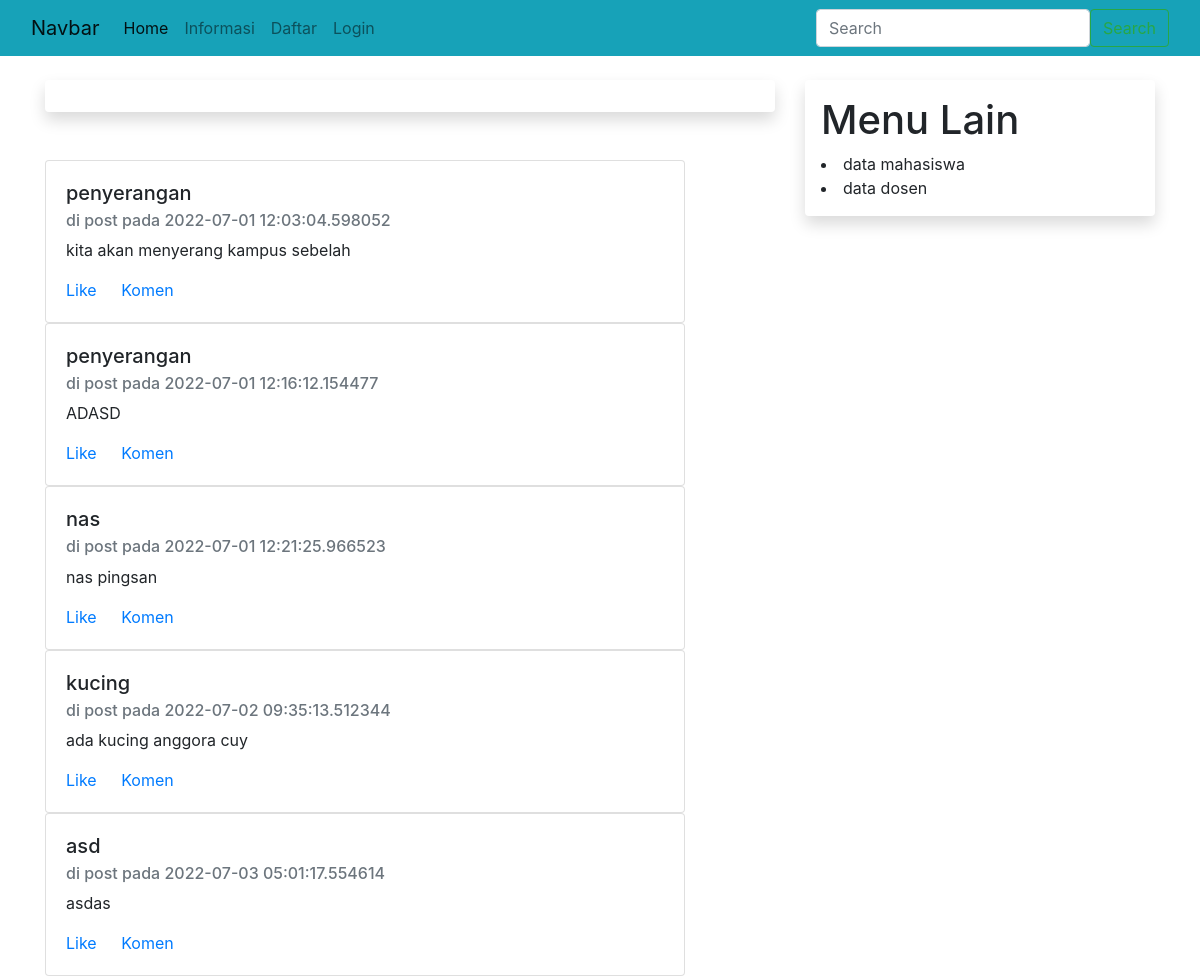
Page /agenda on the committed database.
### sim/models.py (models this page shows, shortened)
class Agenda_info(db.Model):
    id= db.Column(db.Integer, primary_key=True)
    subjek =db.Column(db.String(100), nullable=False)
    caption =db.Column(db.String(300), nullable=False)
    tgl_post = db.Column(db.DateTime, nullable=False, default=datetime.utcnow)

### sim/mahasiswa/routes.py (the view)
@rmahasiswa.route("/agenda", methods=['GET','POST'])
def informasi():
    info_agenda = Agenda_info.query.all()
    return render_template("agenda_info.html",info=info_agenda)

### sim/templates/agenda_info.html
{% extends "base.html" %}
{% block konten %}
{% for data in info %}
<div class="card" style="width: 40em;">
   <div class="card-body">
     <h5 class="card-title">{{data.subjek}} </h5>
     <h6 class="card-subtitle mb-2 text-muted">di post pada {{data.tgl_post}} </h6>
     <p class="card-text"> {{data.caption}} </p>
     <a href="#" class="card-link">Like</a>
     <a href="#" class="card-link">Komen</a>
   </div>
 </div>
{% endfor %}
{% endblock %}

### rows in the picture
Agenda_info: subjek "penyerangan", tgl_post "2022-07-01 12:03:04.598052", caption "kita akan menyerang kampus sebelah"
Agenda_info: subjek "penyerangan", tgl_post "2022-07-01 12:16:12.154477", caption "ADASD"
Agenda_info: subjek "nas", tgl_post "2022-07-01 12:21:25.966523", caption "nas pingsan"
Agenda_info: subjek "kucing", tgl_post "2022-07-02 09:35:13.512344", caption "ada kucing anggora cuy"
Agenda_info: subjek "asd", tgl_post "2022-07-03 05:01:17.554614", caption "asdas"
